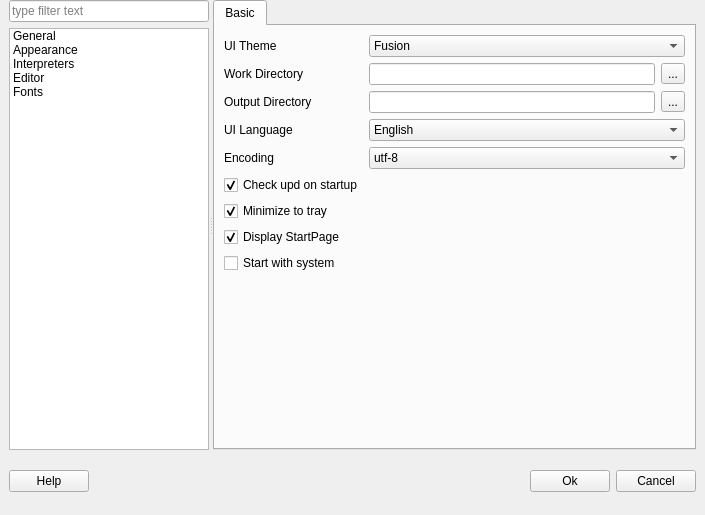
<?xml version="1.0" encoding="UTF-8"?>
<ui version="4.0">
 <class>Form</class>
 <widget class="QWidget" name="Form">
  <property name="geometry">
   <rect>
    <x>0</x>
    <y>0</y>
    <width>705</width>
    <height>515</height>
   </rect>
  </property>
  <property name="windowTitle">
   <string>Preferences</string>
  </property>
  <layout class="QVBoxLayout" name="verticalLayout_4">
   <property name="leftMargin">
    <number>9</number>
   </property>
   <property name="topMargin">
    <number>0</number>
   </property>
   <property name="rightMargin">
    <number>9</number>
   </property>
   <property name="bottomMargin">
    <number>9</number>
   </property>
   <item>
    <widget class="QSplitter" name="splitter">
     <property name="orientation">
      <enum>Qt::Horizontal</enum>
     </property>
     <widget class="QWidget" name="widget_2" native="true">
      <property name="maximumSize">
       <size>
        <width>200</width>
        <height>16777215</height>
       </size>
      </property>
      <layout class="QVBoxLayout" name="verticalLayout_2">
       <property name="rightMargin">
        <number>0</number>
       </property>
       <item>
        <layout class="QVBoxLayout" name="verticalLayout">
         <item>
          <widget class="QLineEdit" name="lineEdit">
           <property name="placeholderText">
            <string>type filter text</string>
           </property>
          </widget>
         </item>
         <item>
          <widget class="QListWidget" name="listWidget">
           <property name="maximumSize">
            <size>
             <width>200</width>
             <height>16777215</height>
            </size>
           </property>
           <item>
            <property name="text">
             <string>General</string>
            </property>
           </item>
           <item>
            <property name="text">
             <string>Appearance</string>
            </property>
           </item>
           <item>
            <property name="text">
             <string>Interpreters</string>
            </property>
           </item>
           <item>
            <property name="text">
             <string>Editor</string>
            </property>
           </item>
           <item>
            <property name="text">
             <string>Fonts</string>
            </property>
           </item>
          </widget>
         </item>
        </layout>
       </item>
      </layout>
     </widget>
     <widget class="QStackedWidget" name="stackedWidget">
      <property name="currentIndex">
       <number>0</number>
      </property>
      <widget class="QWidget" name="page_general">
       <layout class="QHBoxLayout" name="horizontalLayout_3">
        <property name="leftMargin">
         <number>0</number>
        </property>
        <property name="topMargin">
         <number>0</number>
        </property>
        <property name="rightMargin">
         <number>0</number>
        </property>
        <property name="bottomMargin">
         <number>0</number>
        </property>
        <item>
         <widget class="QTabWidget" name="tabWidget">
          <property name="tabPosition">
           <enum>QTabWidget::North</enum>
          </property>
          <property name="currentIndex">
           <number>0</number>
          </property>
          <widget class="QWidget" name="tabBase">
           <attribute name="title">
            <string>Basic</string>
           </attribute>
           <layout class="QVBoxLayout" name="verticalLayout_8">
            <item>
             <layout class="QFormLayout" name="formLayout_2">
              <item row="1" column="0">
               <widget class="QLabel" name="label">
                <property name="text">
                 <string>Work Directory</string>
                </property>
               </widget>
              </item>
              <item row="2" column="0">
               <widget class="QLabel" name="label_15">
                <property name="text">
                 <string>Output Directory</string>
                </property>
               </widget>
              </item>
              <item row="5" column="0">
               <widget class="QCheckBox" name="checkBox">
                <property name="text">
                 <string>Check upd on startup</string>
                </property>
                <property name="checked">
                 <bool>true</bool>
                </property>
               </widget>
              </item>
              <item row="8" column="0">
               <widget class="QCheckBox" name="checkBox_2">
                <property name="text">
                 <string>Start with system</string>
                </property>
               </widget>
              </item>
              <item row="3" column="0">
               <widget class="QLabel" name="label_16">
                <property name="text">
                 <string>UI Language</string>
                </property>
               </widget>
              </item>
              <item row="3" column="1">
               <widget class="QComboBox" name="comboBox_language">
                <item>
                 <property name="text">
                  <string>English</string>
                 </property>
                </item>
                <item>
                 <property name="text">
                  <string>简体中文</string>
                 </property>
                </item>
               </widget>
              </item>
              <item row="4" column="0">
               <widget class="QLabel" name="label_11">
                <property name="text">
                 <string>Encoding</string>
                </property>
               </widget>
              </item>
              <item row="4" column="1">
               <widget class="QComboBox" name="comboBox_encoding">
                <item>
                 <property name="text">
                  <string>utf-8</string>
                 </property>
                </item>
                <item>
                 <property name="text">
                  <string>gb2312</string>
                 </property>
                </item>
               </widget>
              </item>
              <item row="1" column="1">
               <layout class="QHBoxLayout" name="horizontalLayout_14">
                <item>
                 <widget class="QLineEdit" name="lineEdit_worksapce"/>
                </item>
                <item>
                 <widget class="QToolButton" name="toolButton_workspace">
                  <property name="text">
                   <string>...</string>
                  </property>
                 </widget>
                </item>
               </layout>
              </item>
              <item row="2" column="1">
               <layout class="QHBoxLayout" name="horizontalLayout_15">
                <item>
                 <widget class="QLineEdit" name="lineEdit_output"/>
                </item>
                <item>
                 <widget class="QToolButton" name="toolButton_output">
                  <property name="text">
                   <string>...</string>
                  </property>
                 </widget>
                </item>
               </layout>
              </item>
              <item row="0" column="0">
               <widget class="QLabel" name="label_theme">
                <property name="text">
                 <string>UI Theme</string>
                </property>
               </widget>
              </item>
              <item row="0" column="1">
               <widget class="QComboBox" name="comboBox_theme">
                <item>
                 <property name="text">
                  <string>Fusion</string>
                 </property>
                </item>
                <item>
                 <property name="text">
                  <string>Qdarkstyle</string>
                 </property>
                </item>
                <item>
                 <property name="text">
                  <string>windowsvista</string>
                 </property>
                </item>
                <item>
                 <property name="text">
                  <string>Windows</string>
                 </property>
                </item>
               </widget>
              </item>
              <item row="6" column="0">
               <widget class="QCheckBox" name="checkBox_minitray">
                <property name="text">
                 <string>Minimize to tray</string>
                </property>
                <property name="checked">
                 <bool>true</bool>
                </property>
               </widget>
              </item>
              <item row="7" column="0">
               <widget class="QCheckBox" name="checkBox_startpage">
                <property name="text">
                 <string>Display StartPage</string>
                </property>
                <property name="checked">
                 <bool>true</bool>
                </property>
               </widget>
              </item>
             </layout>
            </item>
            <item>
             <spacer name="verticalSpacer_2">
              <property name="orientation">
               <enum>Qt::Vertical</enum>
              </property>
              <property name="sizeHint" stdset="0">
               <size>
                <width>20</width>
                <height>40</height>
               </size>
              </property>
             </spacer>
            </item>
           </layout>
          </widget>
         </widget>
        </item>
       </layout>
      </widget>
      <widget class="QWidget" name="page_appearance">
       <layout class="QVBoxLayout" name="verticalLayout_6">
        <item>
         <layout class="QVBoxLayout" name="verticalLayout_5">
          <item>
           <widget class="QCheckBox" name="checkBox_3">
            <property name="text">
             <string>Interlaced coloring</string>
            </property>
            <property name="checked">
             <bool>true</bool>
            </property>
           </widget>
          </item>
          <item>
           <layout class="QHBoxLayout" name="horizontalLayout_11">
            <item>
             <widget class="QLabel" name="label_10">
              <property name="text">
               <string>Table Header Background:</string>
              </property>
             </widget>
            </item>
            <item>
             <widget class="QPushButton" name="pushButton">
              <property name="text">
               <string>Color</string>
              </property>
             </widget>
            </item>
            <item>
             <spacer name="horizontalSpacer_4">
              <property name="orientation">
               <enum>Qt::Horizontal</enum>
              </property>
              <property name="sizeHint" stdset="0">
               <size>
                <width>40</width>
                <height>20</height>
               </size>
              </property>
             </spacer>
            </item>
           </layout>
          </item>
         </layout>
        </item>
        <item>
         <layout class="QHBoxLayout" name="horizontalLayout_6"/>
        </item>
        <item>
         <layout class="QHBoxLayout" name="horizontalLayout_5">
          <item>
           <widget class="QLabel" name="label_3">
            <property name="text">
             <string>Size:</string>
            </property>
           </widget>
          </item>
          <item>
           <widget class="QLineEdit" name="lineEdit_2">
            <property name="maximumSize">
             <size>
              <width>60</width>
              <height>16777215</height>
             </size>
            </property>
            <property name="text">
             <string>15</string>
            </property>
           </widget>
          </item>
          <item>
           <spacer name="horizontalSpacer_3">
            <property name="orientation">
             <enum>Qt::Horizontal</enum>
            </property>
            <property name="sizeHint" stdset="0">
             <size>
              <width>120</width>
              <height>20</height>
             </size>
            </property>
           </spacer>
          </item>
         </layout>
        </item>
        <item>
         <layout class="QHBoxLayout" name="horizontalLayout_4">
          <item>
           <widget class="QLabel" name="label_2">
            <property name="text">
             <string>Font:</string>
            </property>
           </widget>
          </item>
          <item>
           <widget class="QComboBox" name="comboBox">
            <item>
             <property name="text">
              <string>Source Code Pro</string>
             </property>
            </item>
           </widget>
          </item>
          <item>
           <spacer name="horizontalSpacer_2">
            <property name="orientation">
             <enum>Qt::Horizontal</enum>
            </property>
            <property name="sizeHint" stdset="0">
             <size>
              <width>40</width>
              <height>20</height>
             </size>
            </property>
           </spacer>
          </item>
         </layout>
        </item>
        <item>
         <widget class="QTextEdit" name="textEdit">
          <property name="maximumSize">
           <size>
            <width>16777215</width>
            <height>16777215</height>
           </size>
          </property>
          <property name="html">
           <string>&lt;!DOCTYPE HTML PUBLIC &quot;-//W3C//DTD HTML 4.0//EN&quot; &quot;http://www.w3.org/TR/REC-html40/strict.dtd&quot;&gt;
&lt;html&gt;&lt;head&gt;&lt;meta name=&quot;qrichtext&quot; content=&quot;1&quot; /&gt;&lt;style type=&quot;text/css&quot;&gt;
p, li { white-space: pre-wrap; }
&lt;/style&gt;&lt;/head&gt;&lt;body style=&quot; font-family:'SimSun'; font-size:9pt; font-weight:400; font-style:normal;&quot;&gt;
&lt;p style=&quot; margin-top:0px; margin-bottom:0px; margin-left:0px; margin-right:0px; -qt-block-indent:0; text-indent:0px;&quot;&gt;Patata is a full-featured IDE&lt;/p&gt;
&lt;p style=&quot; margin-top:0px; margin-bottom:0px; margin-left:0px; margin-right:0px; -qt-block-indent:0; text-indent:0px;&quot;&gt;with a high level of usability and outstanding&lt;/p&gt;
&lt;p style=&quot; margin-top:0px; margin-bottom:0px; margin-left:0px; margin-right:0px; -qt-block-indent:0; text-indent:0px;&quot;&gt;advanced code editing and refactoring support.&lt;/p&gt;
&lt;p style=&quot;-qt-paragraph-type:empty; margin-top:0px; margin-bottom:0px; margin-left:0px; margin-right:0px; -qt-block-indent:0; text-indent:0px;&quot;&gt;&lt;br /&gt;&lt;/p&gt;
&lt;p style=&quot; margin-top:0px; margin-bottom:0px; margin-left:0px; margin-right:0px; -qt-block-indent:0; text-indent:0px;&quot;&gt;abcdefghijklmnopqrstuvwxyz 0123456789 (){}[]&lt;/p&gt;
&lt;p style=&quot; margin-top:0px; margin-bottom:0px; margin-left:0px; margin-right:0px; -qt-block-indent:0; text-indent:0px;&quot;&gt;ABCDEFGHIJKLMNOPQRSTUVWXYZ +-*/= .,;:!? #&amp;amp;$%@|^&lt;/p&gt;&lt;/body&gt;&lt;/html&gt;</string>
          </property>
         </widget>
        </item>
       </layout>
      </widget>
      <widget class="QWidget" name="page">
       <layout class="QVBoxLayout" name="verticalLayout_11">
        <property name="leftMargin">
         <number>0</number>
        </property>
        <property name="topMargin">
         <number>0</number>
        </property>
        <property name="rightMargin">
         <number>0</number>
        </property>
        <property name="bottomMargin">
         <number>0</number>
        </property>
        <item>
         <widget class="QWidget" name="widget_3" native="true">
          <layout class="QVBoxLayout" name="verticalLayout_9">
           <item>
            <widget class="QLabel" name="label_9">
             <property name="font">
              <font>
               <weight>75</weight>
               <bold>true</bold>
              </font>
             </property>
             <property name="text">
              <string>Python Interpreters</string>
             </property>
            </widget>
           </item>
           <item>
            <widget class="Line" name="line">
             <property name="orientation">
              <enum>Qt::Horizontal</enum>
             </property>
            </widget>
           </item>
           <item>
            <widget class="QWidget" name="widget_4" native="true">
             <property name="maximumSize">
              <size>
               <width>16777215</width>
               <height>150</height>
              </size>
             </property>
             <layout class="QVBoxLayout" name="verticalLayout_13">
              <item>
               <layout class="QHBoxLayout" name="horizontalLayout_2">
                <item>
                 <widget class="QTableWidget" name="tableWidget">
                  <column>
                   <property name="text">
                    <string>Name</string>
                   </property>
                  </column>
                  <column>
                   <property name="text">
                    <string>Location</string>
                   </property>
                  </column>
                 </widget>
                </item>
                <item>
                 <layout class="QVBoxLayout" name="verticalLayout_7">
                  <item>
                   <widget class="QPushButton" name="pushButton_2">
                    <property name="text">
                     <string>New ...</string>
                    </property>
                   </widget>
                  </item>
                  <item>
                   <widget class="QPushButton" name="pushButton_3">
                    <property name="text">
                     <string>Up</string>
                    </property>
                   </widget>
                  </item>
                  <item>
                   <widget class="QPushButton" name="pushButton_4">
                    <property name="text">
                     <string>Down</string>
                    </property>
                   </widget>
                  </item>
                  <item>
                   <widget class="QPushButton" name="pushButton_5">
                    <property name="text">
                     <string>Remove</string>
                    </property>
                   </widget>
                  </item>
                  <item>
                   <widget class="QPushButton" name="pushButton_6">
                    <property name="text">
                     <string>Config Conda</string>
                    </property>
                   </widget>
                  </item>
                  <item>
                   <spacer name="verticalSpacer_4">
                    <property name="orientation">
                     <enum>Qt::Vertical</enum>
                    </property>
                    <property name="sizeHint" stdset="0">
                     <size>
                      <width>20</width>
                      <height>40</height>
                     </size>
                    </property>
                   </spacer>
                  </item>
                  <item>
                   <spacer name="verticalSpacer_3">
                    <property name="orientation">
                     <enum>Qt::Vertical</enum>
                    </property>
                    <property name="sizeHint" stdset="0">
                     <size>
                      <width>20</width>
                      <height>40</height>
                     </size>
                    </property>
                   </spacer>
                  </item>
                 </layout>
                </item>
               </layout>
              </item>
             </layout>
            </widget>
           </item>
           <item>
            <widget class="QTabWidget" name="tabWidget_2">
             <property name="currentIndex">
              <number>0</number>
             </property>
             <widget class="QWidget" name="tab">
              <attribute name="title">
               <string>Packages</string>
              </attribute>
              <layout class="QVBoxLayout" name="verticalLayout_12">
               <item>
                <layout class="QHBoxLayout" name="horizontalLayout_8">
                 <item>
                  <widget class="QTableWidget" name="tableWidget_2">
                   <column>
                    <property name="text">
                     <string>Name</string>
                    </property>
                   </column>
                   <column>
                    <property name="text">
                     <string>Version</string>
                    </property>
                   </column>
                  </widget>
                 </item>
                 <item>
                  <layout class="QVBoxLayout" name="verticalLayout_10">
                   <item>
                    <widget class="QPushButton" name="pushButton_7">
                     <property name="text">
                      <string>Manage with pip</string>
                     </property>
                    </widget>
                   </item>
                   <item>
                    <widget class="QPushButton" name="pushButton_8">
                     <property name="text">
                      <string>Manage with conda</string>
                     </property>
                    </widget>
                   </item>
                   <item>
                    <widget class="QPushButton" name="pushButton_9">
                     <property name="text">
                      <string>Manage with pipenv</string>
                     </property>
                    </widget>
                   </item>
                   <item>
                    <spacer name="verticalSpacer">
                     <property name="orientation">
                      <enum>Qt::Vertical</enum>
                     </property>
                     <property name="sizeHint" stdset="0">
                      <size>
                       <width>20</width>
                       <height>40</height>
                      </size>
                     </property>
                    </spacer>
                   </item>
                  </layout>
                 </item>
                </layout>
               </item>
              </layout>
             </widget>
            </widget>
           </item>
          </layout>
         </widget>
        </item>
       </layout>
      </widget>
      <widget class="QWidget" name="page_format">
       <layout class="QVBoxLayout" name="verticalLayout_3">
        <item>
         <layout class="QFormLayout" name="formLayout">
          <item row="0" column="0">
           <widget class="QLabel" name="label_4">
            <property name="text">
             <string>日期格式:</string>
            </property>
           </widget>
          </item>
          <item row="0" column="1">
           <widget class="QComboBox" name="comboBox_2">
            <item>
             <property name="text">
              <string>2020-01-01</string>
             </property>
            </item>
            <item>
             <property name="text">
              <string>2020/01/01</string>
             </property>
            </item>
            <item>
             <property name="text">
              <string/>
             </property>
            </item>
           </widget>
          </item>
          <item row="1" column="1">
           <widget class="QComboBox" name="comboBox_3">
            <item>
             <property name="text">
              <string>15:30:01(24-小时制)</string>
             </property>
            </item>
            <item>
             <property name="text">
              <string>3:30:01 PM(12-小时制)</string>
             </property>
            </item>
            <item>
             <property name="text">
              <string/>
             </property>
            </item>
           </widget>
          </item>
          <item row="1" column="0">
           <widget class="QLabel" name="label_5">
            <property name="text">
             <string>时间格式:</string>
            </property>
           </widget>
          </item>
          <item row="2" column="1">
           <widget class="QComboBox" name="comboBox_4">
            <item>
             <property name="text">
              <string>美元US Dollar</string>
             </property>
            </item>
            <item>
             <property name="text">
              <string>人民币Chinese Yuan</string>
             </property>
            </item>
            <item>
             <property name="text">
              <string/>
             </property>
            </item>
           </widget>
          </item>
          <item row="2" column="0">
           <widget class="QLabel" name="label_6">
            <property name="text">
             <string>货币单位:</string>
            </property>
           </widget>
          </item>
          <item row="3" column="1">
           <widget class="QComboBox" name="comboBox_5">
            <item>
             <property name="text">
              <string>￥</string>
             </property>
            </item>
            <item>
             <property name="text">
              <string>CNY</string>
             </property>
            </item>
            <item>
             <property name="text">
              <string>$</string>
             </property>
            </item>
            <item>
             <property name="text">
              <string>USD</string>
             </property>
            </item>
           </widget>
          </item>
          <item row="3" column="0">
           <widget class="QLabel" name="label_7">
            <property name="text">
             <string>货币符号:</string>
            </property>
           </widget>
          </item>
          <item row="4" column="1">
           <widget class="QComboBox" name="comboBox_6">
            <item>
             <property name="text">
              <string>列标题内</string>
             </property>
            </item>
            <item>
             <property name="text">
              <string>单元格内</string>
             </property>
            </item>
           </widget>
          </item>
          <item row="4" column="0">
           <widget class="QLabel" name="label_8">
            <property name="text">
             <string>货币符号位于:</string>
            </property>
           </widget>
          </item>
         </layout>
        </item>
       </layout>
      </widget>
     </widget>
    </widget>
   </item>
   <item>
    <widget class="QWidget" name="widget" native="true">
     <property name="maximumSize">
      <size>
       <width>16777215</width>
       <height>50</height>
      </size>
     </property>
     <layout class="QHBoxLayout" name="horizontalLayout_7">
      <property name="leftMargin">
       <number>0</number>
      </property>
      <property name="topMargin">
       <number>0</number>
      </property>
      <property name="rightMargin">
       <number>0</number>
      </property>
      <property name="bottomMargin">
       <number>0</number>
      </property>
      <item>
       <layout class="QHBoxLayout" name="horizontalLayout">
        <item>
         <widget class="QPushButton" name="pushButton_help">
          <property name="text">
           <string>Help</string>
          </property>
         </widget>
        </item>
        <item>
         <spacer name="horizontalSpacer">
          <property name="orientation">
           <enum>Qt::Horizontal</enum>
          </property>
          <property name="sizeHint" stdset="0">
           <size>
            <width>40</width>
            <height>20</height>
           </size>
          </property>
         </spacer>
        </item>
        <item>
         <widget class="QPushButton" name="pushButton_ok">
          <property name="text">
           <string>Ok</string>
          </property>
         </widget>
        </item>
        <item>
         <widget class="QPushButton" name="pushButton_cancel">
          <property name="text">
           <string>Cancel</string>
          </property>
         </widget>
        </item>
       </layout>
      </item>
     </layout>
    </widget>
   </item>
  </layout>
 </widget>
 <resources/>
 <connections/>
</ui>
